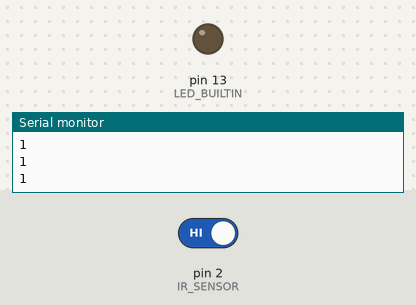
A sketch run on a simulated Arduino Uno, built with avr-gcc and run on an emulated ATmega328P. Shown: output pins drawn as LEDs (lit = HIGH), the last lines printed to the serial monitor. Inputs (shaded band) come from the test bench; at power-on: pin 2 (IR_SENSOR) HIGH.

Above: at 1.2 s.
1.3 s: pin 2 (IR_SENSOR) driven LOW
At 2.5 s:
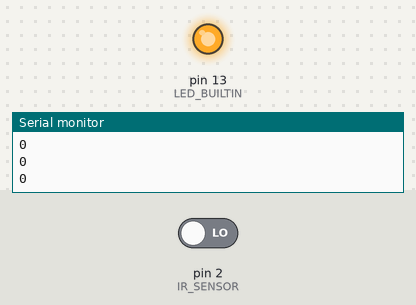
2.8 s: pin 2 (IR_SENSOR) driven HIGH
At 3.7 s:
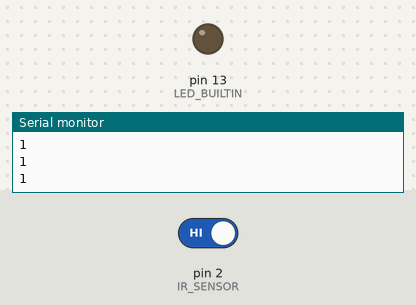
Timing chart, 0 to 5.8 s (numbered marks = the images above; inputs shaded):
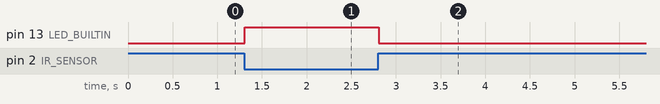

The sketch:

IR_TRY.ino
```cpp
int IR_SENSOR = 2;

void setup() {
  pinMode(IR_SENSOR, INPUT);
  pinMode(LED_BUILTIN, OUTPUT);

}

void loop() {
  int STATUS_SENSOR = digitalRead(IR_SENSOR);
  Serial.begin(9600);
  Serial.println(STATUS_SENSOR);
  if (STATUS_SENSOR == 0){
     digitalWrite(LED_BUILTIN, HIGH);
     delay(10);}

  else{
    digitalWrite(LED_BUILTIN, LOW);
    delay(10);
      }
}
```

Measured:
- after the input at 1.3 s, pin 13 (LED_BUILTIN): LOW → HIGH at once
- after the input at 2.8 s, pin 13 (LED_BUILTIN): HIGH → LOW at once
